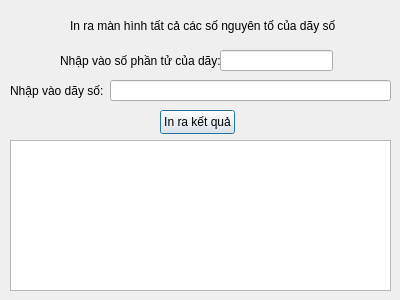
<?xml version="1.0" encoding="UTF-8"?>
<ui version="4.0">
 <class>Bai2_Tuan3</class>
 <widget class="QDialog" name="Bai2_Tuan3">
  <property name="geometry">
   <rect>
    <x>0</x>
    <y>0</y>
    <width>400</width>
    <height>300</height>
   </rect>
  </property>
  <property name="windowTitle">
   <string>Bai2_Tuan3</string>
  </property>
  <widget class="QLabel" name="label">
   <property name="geometry">
    <rect>
     <x>70</x>
     <y>10</y>
     <width>271</width>
     <height>31</height>
    </rect>
   </property>
   <property name="text">
    <string>In ra màn hình tất cả các số nguyên tố của dãy số</string>
   </property>
  </widget>
  <widget class="QLabel" name="label_3">
   <property name="geometry">
    <rect>
     <x>10</x>
     <y>80</y>
     <width>101</width>
     <height>21</height>
    </rect>
   </property>
   <property name="text">
    <string>Nhập vào dãy số:</string>
   </property>
  </widget>
  <widget class="QLineEdit" name="lineEdit_2">
   <property name="geometry">
    <rect>
     <x>110</x>
     <y>80</y>
     <width>281</width>
     <height>21</height>
    </rect>
   </property>
  </widget>
  <widget class="QPushButton" name="pushButton">
   <property name="geometry">
    <rect>
     <x>160</x>
     <y>110</y>
     <width>75</width>
     <height>24</height>
    </rect>
   </property>
   <property name="text">
    <string>In ra kết quả</string>
   </property>
  </widget>
  <widget class="QLabel" name="label_2">
   <property name="geometry">
    <rect>
     <x>60</x>
     <y>50</y>
     <width>161</width>
     <height>21</height>
    </rect>
   </property>
   <property name="text">
    <string>Nhập vào số phần tử của dãy:</string>
   </property>
  </widget>
  <widget class="QLineEdit" name="lineEdit">
   <property name="geometry">
    <rect>
     <x>220</x>
     <y>50</y>
     <width>113</width>
     <height>21</height>
    </rect>
   </property>
  </widget>
  <widget class="QTextEdit" name="textEdit">
   <property name="geometry">
    <rect>
     <x>10</x>
     <y>140</y>
     <width>381</width>
     <height>151</height>
    </rect>
   </property>
  </widget>
 </widget>
 <layoutdefault spacing="6" margin="11"/>
 <resources/>
 <connections/>
</ui>
